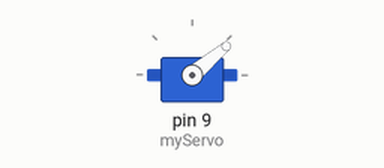
Simulated run of this sketch. Board: Arduino Uno, built with avr-gcc and run on an emulated ATmega328P. Parts: servo.

Above: at 0.05 s.
At 5.0 s:
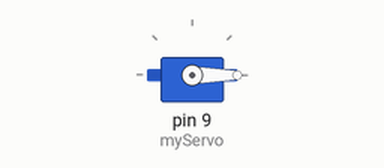
Timing chart, 0 to 6.5 s (numbered marks = the images above):
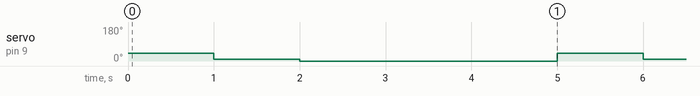

Measured:
- by itself, servo on pin 9 (myServo): repeats every 5.0 s: 0° 3.0 s, 40° 1.0 s, 10° 1.0 s

The sketch:

StepperMotor.ino
```cpp
#include <Servo.h>

//Henry's Bench
//Arduino Sound Detection Sensor Module

Servo myServo;

void setup ()
{
  Serial.begin(115200);
  myServo.attach(9);
  myServo.write(180);
}
int ar[256];

void loop ()
{

  myServo.write(40);
  delay(1000);
  myServo.write(10);
  delay(1000);
  myServo.write(-10);
  delay(1000);
  myServo.write(-40);
  delay(1000);
  myServo.write(-90);
  delay(1000);

}
```
